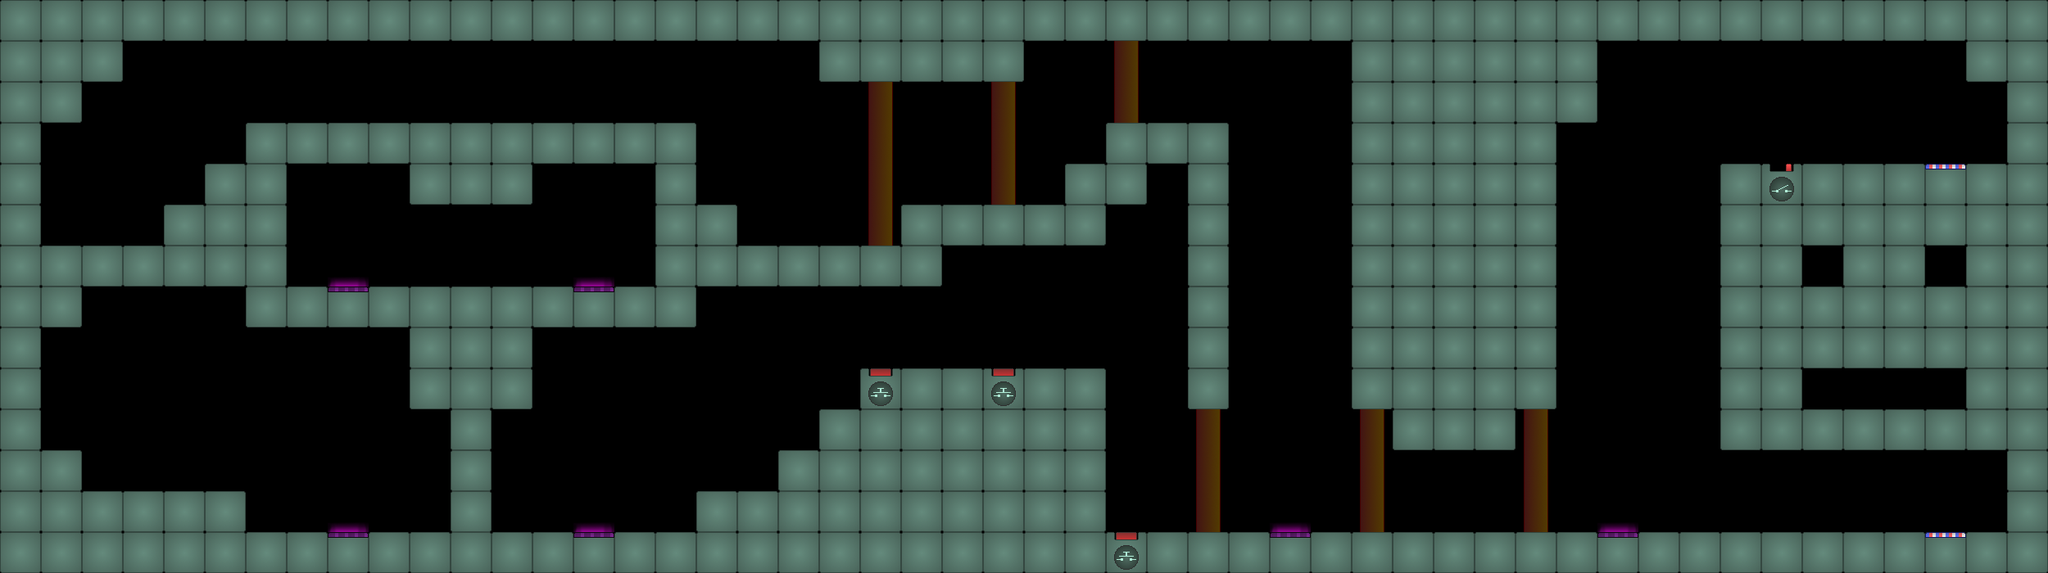

Rendered tile map (Tiled .tmx) drawn with the repository's tilesets; below, a short description and the full map source, tile grids included:
An orthogonal 50x14 tile map with 50x50 px tiles, 1 tile layer (Tile Layer 2).

<map version="1.0" orientation="orthogonal" width="50" height="14" tilewidth="50" tileheight="50">
 <properties>
  <property name="cameraSpeed" value="100" />
 </properties>
 <tileset firstgid="1" name="Ainas3" tilewidth="50" tileheight="50">
  <image source="newtileset.png" trans="ff00ff" width="1450" height="50" />
 </tileset>
 <layer name="Tile Layer 2" width="50" height="14">
  <data encoding="csv">
1,1,1,1,1,1,1,1,1,1,1,1,1,1,1,1,1,1,1,1,1,1,1,1,1,1,1,1,1,1,1,1,1,1,1,1,1,1,1,1,1,1,1,1,1,1,1,1,1,1,
1,1,1,0,0,0,0,0,0,0,0,0,0,0,0,0,0,0,0,0,1,1,1,1,1,0,0,14,0,0,0,0,0,1,1,1,1,1,1,0,0,0,0,0,0,0,0,0,1,1,
1,1,0,0,0,0,0,0,0,0,0,0,0,0,0,0,0,0,0,0,0,12,0,0,13,0,0,14,0,0,0,0,0,1,1,1,1,1,1,0,0,0,0,0,0,0,0,0,0,1,
1,0,0,0,0,0,1,1,1,1,1,1,1,1,1,1,1,0,0,0,0,12,0,0,13,0,0,1,1,1,0,0,0,1,1,1,1,1,0,0,0,0,0,0,0,0,0,0,0,1,
1,0,0,0,0,1,1,0,0,0,1,1,1,0,0,0,1,0,0,0,0,12,0,0,13,0,1,1,0,1,0,0,0,1,1,1,1,1,0,0,0,0,1,5,1,1,1,28,1,1,
1,0,0,0,1,1,1,0,0,0,0,0,0,0,0,0,1,1,0,0,0,12,1,1,1,1,1,0,0,1,0,0,0,1,1,1,1,1,0,0,0,0,1,1,1,1,1,1,1,1,
1,1,1,1,1,1,1,0,29,0,0,0,0,0,29,0,1,1,1,1,1,1,1,0,0,0,0,0,0,1,0,0,0,1,1,1,1,1,0,0,0,0,1,1,0,1,1,0,1,1,
1,1,0,0,0,0,1,1,23,1,1,1,1,1,24,1,1,0,0,0,0,0,0,0,0,0,0,0,0,1,0,0,0,1,1,1,1,1,0,0,0,0,1,1,1,1,1,1,1,1,
1,0,0,0,0,0,0,0,0,0,1,1,1,0,0,0,0,0,0,0,0,0,0,0,0,0,0,0,0,1,0,0,0,1,1,1,1,1,0,0,0,0,1,1,1,1,1,1,1,1,
1,0,0,0,0,0,0,0,0,0,1,1,1,0,0,0,0,0,0,0,0,17,1,1,18,1,1,0,0,1,0,0,0,1,1,1,1,1,0,0,0,0,1,1,0,0,0,0,1,1,
1,0,0,0,0,0,0,0,0,0,0,1,0,0,0,0,0,0,0,0,1,1,1,1,1,1,1,0,0,15,0,0,0,15,1,1,1,15,0,0,0,0,1,1,1,1,1,1,1,1,
1,1,0,0,0,0,0,0,0,0,0,1,0,0,0,0,0,0,0,1,1,1,1,1,1,1,1,0,0,15,0,0,0,15,0,0,0,15,0,0,0,0,0,0,0,0,0,0,0,1,
1,1,1,1,1,1,0,0,29,0,0,1,0,0,29,0,0,1,1,1,1,1,1,1,1,1,1,0,0,15,0,29,0,15,0,0,0,15,0,29,0,0,0,0,0,0,0,0,0,1,
1,1,1,1,1,1,1,1,23,1,1,1,1,1,24,1,1,1,1,1,1,1,1,1,1,1,1,19,1,1,1,25,1,1,1,1,1,1,1,25,1,1,1,1,1,1,1,28,1,1
</data>
 </layer>
</map>
